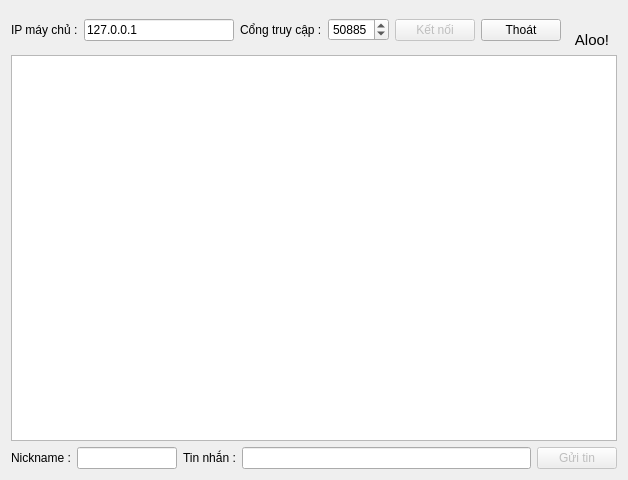
<?xml version="1.0" encoding="UTF-8"?>
<ui version="4.0">
 <class>CuaSoNguoiDungChu</class>
 <widget class="QDialog" name="CuaSoNguoiDungChu">
  <property name="geometry">
   <rect>
    <x>0</x>
    <y>0</y>
    <width>628</width>
    <height>480</height>
   </rect>
  </property>
  <property name="windowTitle">
   <string>May Chủ Nhé!</string>
  </property>
  <property name="windowIcon">
   <iconset>
    <normaloff>chat.png</normaloff>chat.png</iconset>
  </property>
  <layout class="QVBoxLayout" name="verticalLayout_2">
   <item>
    <layout class="QHBoxLayout" name="horizontalLayout">
     <item>
      <widget class="QLabel" name="label">
       <property name="text">
        <string>IP máy chủ :</string>
       </property>
      </widget>
     </item>
     <item>
      <widget class="QLineEdit" name="ipMayChu">
       <property name="maximumSize">
        <size>
         <width>150</width>
         <height>16777215</height>
        </size>
       </property>
       <property name="text">
        <string>127.0.0.1</string>
       </property>
      </widget>
     </item>
     <item>
      <widget class="QLabel" name="label_2">
       <property name="text">
        <string>Cổng truy cập :</string>
       </property>
      </widget>
     </item>
     <item>
      <widget class="QSpinBox" name="congMayChu">
       <property name="minimumSize">
        <size>
         <width>60</width>
         <height>0</height>
        </size>
       </property>
       <property name="minimum">
        <number>1024</number>
       </property>
       <property name="maximum">
        <number>65535</number>
       </property>
       <property name="value">
        <number>50885</number>
       </property>
      </widget>
     </item>
     <item>
      <widget class="QPushButton" name="nutKetNoi">
       <property name="enabled">
        <bool>false</bool>
       </property>
       <property name="text">
        <string>Kết nối</string>
       </property>
      </widget>
     </item>
     <item>
      <widget class="QPushButton" name="nutThoat">
       <property name="text">
        <string>Thoát</string>
       </property>
      </widget>
     </item>
     <item>
      <layout class="QVBoxLayout" name="verticalLayout">
       <item>
        <widget class="QLabel" name="label_5">
         <property name="pixmap">
          <pixmap>../build-NguoiDung-Desktop_Qt_5_4_1_MinGW_32bit-Debug/release/chat.png</pixmap>
         </property>
        </widget>
       </item>
       <item>
        <widget class="QLabel" name="label_6">
         <property name="font">
          <font>
           <pointsize>11</pointsize>
           <weight>50</weight>
           <bold>false</bold>
          </font>
         </property>
         <property name="text">
          <string>Aloo!</string>
         </property>
         <property name="alignment">
          <set>Qt::AlignCenter</set>
         </property>
        </widget>
       </item>
      </layout>
     </item>
    </layout>
   </item>
   <item>
    <widget class="QTextEdit" name="cuocHoiThoai">
     <property name="readOnly">
      <bool>true</bool>
     </property>
    </widget>
   </item>
   <item>
    <layout class="QHBoxLayout" name="horizontalLayout_2">
     <item>
      <widget class="QLabel" name="label_3">
       <property name="text">
        <string>Nickname :</string>
       </property>
      </widget>
     </item>
     <item>
      <widget class="QLineEdit" name="nickname">
       <property name="maximumSize">
        <size>
         <width>100</width>
         <height>16777215</height>
        </size>
       </property>
      </widget>
     </item>
     <item>
      <widget class="QLabel" name="label_4">
       <property name="text">
        <string>Tin nhắn :</string>
       </property>
      </widget>
     </item>
     <item>
      <widget class="QLineEdit" name="khungSoanThao"/>
     </item>
     <item>
      <widget class="QPushButton" name="nutGuiTin">
       <property name="enabled">
        <bool>false</bool>
       </property>
       <property name="text">
        <string>Gửi tin</string>
       </property>
       <property name="icon">
        <iconset>
         <normaloff>chat.png</normaloff>chat.png</iconset>
       </property>
      </widget>
     </item>
    </layout>
   </item>
  </layout>
 </widget>
 <resources/>
 <connections/>
</ui>
